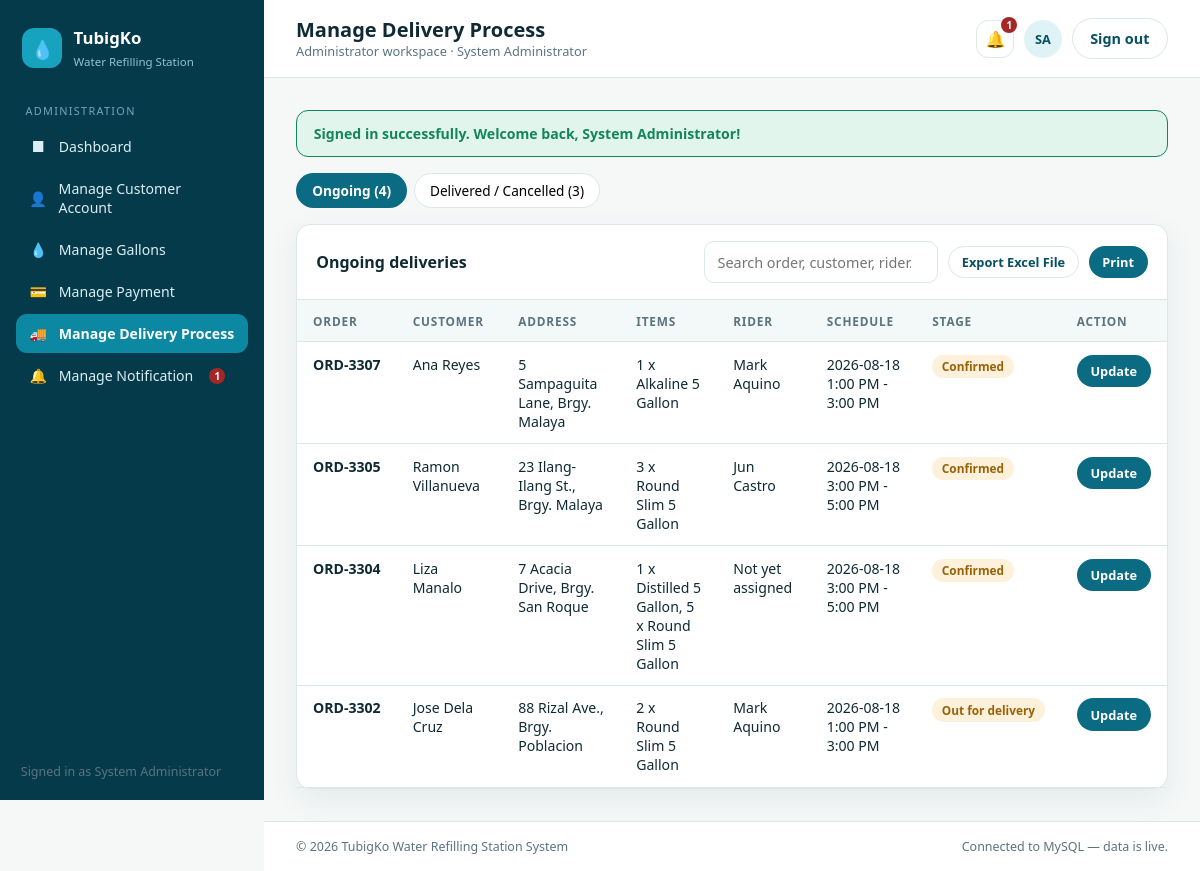
/admin/deliveries.php (signed in), run on the app's committed database.
### tables this page shows
CREATE TABLE IF NOT EXISTS users (
  id            INT AUTO_INCREMENT PRIMARY KEY,
  full_name     VARCHAR(100)    NOT NULL,
  username      VARCHAR(50)     NOT NULL UNIQUE,
  email         VARCHAR(100)    NOT NULL UNIQUE,
  password      VARCHAR(255)    NOT NULL,
  phone         VARCHAR(30)     DEFAULT NULL,
  address       TEXT            DEFAULT NULL,
  barangay      VARCHAR(100)    DEFAULT NULL,
  landmark      VARCHAR(150)    DEFAULT NULL,
  role          ENUM('admin','customer') NOT NULL DEFAULT 'customer',
  status        ENUM('active','inactive') NOT NULL DEFAULT 'active',
  created_at    TIMESTAMP       NOT NULL DEFAULT CURRENT_TIMESTAMP
);

CREATE TABLE IF NOT EXISTS deliveries (
  id                INT AUTO_INCREMENT PRIMARY KEY,
  order_code        VARCHAR(20)     NOT NULL UNIQUE,
  customer_id       INT             NOT NULL,
  delivery_address  TEXT            NOT NULL,
  delivery_date     DATE            NOT NULL,
  delivery_time     VARCHAR(40)     NOT NULL,
  rider             VARCHAR(100)    DEFAULT NULL,
  notes             TEXT            DEFAULT NULL,
  total_amount      DECIMAL(10,2)   NOT NULL DEFAULT 0,
  status            ENUM('pending','confirmed','out_for_delivery','delivered','cancelled') NOT NULL DEFAULT 'pending',
  created_at        TIMESTAMP       NOT NULL DEFAULT CURRENT_TIMESTAMP,
  updated_at        TIMESTAMP       NOT NULL DEFAULT CURRENT_TIMESTAMP ON UPDATE CURRENT_TIMESTAMP,
  CONSTRAINT fk_deliveries_customer FOREIGN KEY (customer_id) REFERENCES users(id) ON DELETE CASCADE,
  INDEX idx_deliveries_customer (customer_id),
  INDEX idx_deliveries_status (status)
);

### includes/auth.php (called while the page is built, shortened)
<?php
require_once __DIR__ . '/db.php';
function current_user(): ?array
{
    static $cached = null;
    static $loaded = false;
    if ($loaded) {
        return $cached;
    }
    $loaded = true;
    $cached = db_one('SELECT id, full_name, username, email, phone, address, barangay, landmark, role, status FROM users WHERE id = ?', [$_SESSION['user_id']]);
    return $cached;
}
function require_login(?string $role = null): void
{
    $user = current_user();
}
function flash_all(): array
{
    $flash = $_SESSION['flash'] ?? [];
    return $flash;
}

### includes/db.php (called while the page is built, shortened)
<?php
function db(): PDO
{
    static $pdo = null;
    if ($pdo instanceof PDO) {
        return $pdo;
    }
    $dsn = 'mysql:host=' . DB_HOST . ';port=' . DB_PORT . ';dbname=' . DB_NAME . ';charset=utf8mb4';
    try {
        $pdo = new PDO($dsn, DB_USER, DB_PASS, [
            PDO::ATTR_ERRMODE            => PDO::ERRMODE_EXCEPTION,
            PDO::ATTR_DEFAULT_FETCH_MODE => PDO::FETCH_ASSOC,
            PDO::ATTR_EMULATE_PREPARES   => false,
        ]);
    } catch (PDOException $e) {
        error_log('TubigKo DB connection failed: ' . $e->getMessage());
        http_response_code(500);
        die('The system is temporarily unavailable. Please try again in a moment.');
    }
    return $pdo;
}
function db_query(string $sql, array $params = []): array
{
    try {
        $stmt = db()->prepare($sql);
        $stmt->execute($params);
        return $stmt->fetchAll();
    } catch (PDOException $e) {
        error_log('TubigKo query failed: ' . $e->getMessage() . ' | SQL: ' . $sql);
        return [];
    }
}
function db_one(string $sql, array $params = []): ?array
{
    $rows = db_query($sql, $params);
    return $rows[0] ?? null;
}
function e(?string $value): string
{
    return htmlspecialchars((string)$value, ENT_QUOTES, 'UTF-8');
}

### includes/data.php (called while the page is built, shortened)
<?php
require_once __DIR__ . '/db.php';
function delivery_stage_label(string $status): string
{
    return match ($status) {
        'pending'          => 'Preparing',
        'confirmed'        => 'Confirmed',
        'out_for_delivery' => 'Out for delivery',
        'delivered'        => 'Received by customer',
        'cancelled'        => 'Cancelled',
        default            => ucfirst($status),
    };
}
function delivery_group_label(string $status): string
{
    return match ($status) {
        'delivered' => 'Delivered',
        'cancelled' => 'Cancelled',
        default     => 'Ongoing',
    };
}
function load_deliveries(?int $customerId = null): array
{
    $sql = "SELECT d.*, u.full_name AS customer_name
            FROM deliveries d
            JOIN users u ON u.id = d.customer_id";
    $params = [];
    $sql .= " ORDER BY d.created_at DESC";
    $rows = db_query($sql, $params);
    $out = [];
    foreach ($rows as $d) {
        $items = db_query('SELECT gallon_name, quantity FROM delivery_items WHERE delivery_id = ?', [$d['id']]);
        $itemsLabel = implode(', ', array_map(fn($i) => $i['quantity'] . ' x ' . $i['gallon_name'], $items));
        $out[] = [
            'db_id'      => (int)$d['id'],
            'id'         => $d['order_code'],
            'customer'   => $d['customer_name'],
            'customer_id'=> (int)$d['customer_id'],
            'address'    => $d['delivery_address'],
            'items'      => $itemsLabel !== '' ? $itemsLabel : '—',
            'rider'      => $d['rider'] ?: 'Not yet assigned',
            'scheduled'  => date('Y-m-d', strtotime($d['delivery_date'])) . ' ' . $d['delivery_time'],
            'notes'      => $d['notes'],
            'total'      => (float)$d['total_amount'],
            'raw_status' => $d['status'],
            'status'     => delivery_group_label($d['status']),
            'stage'      => delivery_stage_label($d['status']),
        ];
    }
    return $out;
}

### admin/deliveries.php (the view, shortened to what this page needs)
<?php
$BASE = '..'; $ROLE = 'admin'; $PAGE_TITLE = 'Manage Delivery Process';
require_once __DIR__ . '/../includes/auth.php';
require_login('admin');
require_once __DIR__ . '/../includes/data.php';
include __DIR__ . '/../includes/header.php';
$DELIVERIES = load_deliveries();
$ongoing = array_values(array_filter($DELIVERIES, fn($d) => $d['status'] === 'Ongoing'));
$delivered = array_values(array_filter($DELIVERIES, fn($d) => $d['status'] !== 'Ongoing'));
?>
<div class="tabs no-print" data-tabs="del">
  <button class="tab is-active" data-tab="ongoing">Ongoing (<?= count($ongoing) ?>)</button>
  <button class="tab" data-tab="delivered">Delivered / Cancelled (<?= count($delivered) ?>)</button>
</div>
<section class="card tabpanel" data-tabpanel="del" data-panel="ongoing" style="margin-top:1rem">
  <div class="card__head">
    <h3>Ongoing deliveries</h3>
    <div class="spacer toolbar no-print">
      <input type="search" data-search="ongoingTable" placeholder="Search order, customer, rider...">
      <button class="btn btn--ghost btn--sm" onclick="exportTable('ongoingTable','tubigko-ongoing-deliveries')">Export Excel File</button>
      <button class="btn btn--sm" onclick="printPage()">Print</button>
    </div>
  </div>
  <div class="table-wrap">
    <table id="ongoingTable">
      <thead><tr><th>Order</th><th>Customer</th><th>Address</th><th>Items</th><th>Rider</th><th>Schedule</th><th>Stage</th><th class="no-print">Action</th></tr></thead>
      <tbody>
      <?php foreach ($ongoing as $d): ?>
        <tr>
          <td><strong><?= e($d['id']) ?></strong></td><td><?= e($d['customer']) ?></td>
          <td><?= e($d['address']) ?></td><td><?= e($d['items']) ?></td>
          <td><?= e($d['rider']) ?></td><td><?= e($d['scheduled']) ?></td>
          <td data-status-cell><span class="badge badge--warn"><?= e($d['stage']) ?></span></td>
          <td class="no-print">
            <button class="btn btn--sm" onclick='openDeliveryUpdate(<?= (int)$d["db_id"] ?>, <?= json_encode($d["id"]) ?>, <?= json_encode($d["rider"] === "Not yet assigned" ? "" : $d["rider"]) ?>)'>Update</button>
          </td>
        </tr>
      <?php endforeach; ?>
      </tbody>
    </table>
  </div>
</section>
<?php include __DIR__ . '/../includes/footer.php'; ?>

### includes/header.php (shortened to what this page needs)
<?php
require_once __DIR__ . '/auth.php';
require_once __DIR__ . '/data.php';
$BASE = $BASE ?? '.';
$PAGE_TITLE = $PAGE_TITLE ?? 'Dashboard';
$ROLE = $ROLE ?? 'admin';
$__me = current_user();
$__initials = 'U';
if ($__me && trim($__me['full_name']) !== '') {
    $__parts = preg_split('/\s+/', trim($__me['full_name']));
    $__initials = strtoupper(substr($__parts[0], 0, 1) . substr(end($__parts), 0, 1));
}
$__unread = $__me ? (int)(db_one(
    'SELECT COUNT(*) AS c FROM notifications WHERE (user_id = ? OR user_id IS NULL) AND is_read = 0',
    [$__me['id']]
)['c'] ?? 0) : 0;
?>
<!DOCTYPE html>
<html lang="en">
<head>
<link rel="stylesheet" href="<?= $BASE ?>/assets/css/style.css">
</head>
<body class="app">
<div class="layout">
<?php include __DIR__ . '/sidebar.php'; ?>
  <main class="main">
    <header class="topbar">
      <div>
        <h1 class="topbar__title"><?= htmlspecialchars($PAGE_TITLE) ?></h1>
        <p class="topbar__sub"><?= $ROLE === 'admin' ? 'Administrator workspace' : 'Customer workspace' ?><?= $__me ? ' &middot; ' . e($__me['full_name']) : '' ?></p>
      </div>
      <div class="topbar__right">
        <a class="icon-btn" href="<?= $BASE ?>/<?= $ROLE ?>/notifications.php" aria-label="Notifications" style="position:relative">
          &#128276;<?php if ($__unread > 0): ?><span class="notif-count"><?= $__unread > 9 ? '9+' : $__unread ?></span><?php endif; ?>
        </a>
        <div class="avatar" aria-hidden="true"><?= e($__initials) ?></div>
        <a class="btn btn--ghost" href="<?= $BASE ?>/logout.php">Sign out</a>
      </div>
    </header>
    <div class="content">
      <?php foreach (flash_all() as $type => $msg): ?>
        <div class="flash flash--<?= e($type) ?>"><?= e($msg) ?></div>
      <?php endforeach; ?>

### includes/sidebar.php
<?php
$current = basename($_SERVER['PHP_SELF']);
$adminNav = [
  ['dashboard.php','Dashboard','&#9632;'],
  ['customers.php','Manage Customer Account','&#128100;'],
  ['gallons.php','Manage Gallons','&#128167;'],
  ['payments.php','Manage Payment','&#128179;'],
  ['deliveries.php','Manage Delivery Process','&#128666;'],
  ['notifications.php','Manage Notification','&#128276;'],
];
$customerNav = [
  ['gallons.php','Gallon','&#128167;'],
  ['payment.php','Payment','&#128179;'],
  ['delivery.php','Delivery Process','&#128666;'],
  ['notifications.php','Notification','&#128276;'],
];
$nav = $ROLE === 'admin' ? $adminNav : $customerNav;
?>
<aside class="side" id="sidebar">
  <a class="brand" href="<?= $BASE ?>/index.php">
    <span class="brand__mark">&#128167;</span>
    <span>
      <strong>TubigKo</strong>
      <small>Water Refilling Station</small>
    </span>
  </a>
  <nav class="nav">
    <p class="nav__label"><?= $ROLE === 'admin' ? 'Administration' : 'My Account' ?></p>
    <?php foreach ($nav as $item): ?>
      <a class="nav__link<?= $current === $item[0] ? ' is-active' : '' ?>" href="<?= $BASE ?>/<?= $ROLE ?>/<?= $item[0] ?>">
        <span class="nav__icon"><?= $item[2] ?></span><?= $item[1] ?><?php if ($item[0] === 'notifications.php' && !empty($__unread)): ?><span class="notif-count" style="position:static;margin-left:.4rem"><?= $__unread > 9 ? '9+' : $__unread ?></span><?php endif; ?>
      </a>
    <?php endforeach; ?>
  </nav>
  <div class="side__foot">
    <span class="muted" style="font-size:.78rem;padding:0 .3rem">Signed in as <?= isset($__me) && $__me ? e($__me['full_name']) : '' ?></span>
  </div>
</aside>

### data on the page
users: id "1", full_name "System Administrator", full_name "SA"
deliveries: order_code "ORD-3307", customer.full_name "Ana Reyes", delivery_address "5 Sampaguita Lane, Brgy. Malaya", items "1 x Alkaline 5 Gallon", rider "Mark Aquino", scheduled "2026-08-18 1:00 PM - 3:00 PM", stage "Confirmed"
deliveries: order_code "ORD-3305", customer.full_name "Ramon Villanueva", delivery_address "23 Ilang-Ilang St., Brgy. Malaya", items "3 x Round Slim 5 Gallon", rider "Jun Castro", scheduled "2026-08-18 3:00 PM - 5:00 PM", stage "Confirmed"
deliveries: order_code "ORD-3304", customer.full_name "Liza Manalo", delivery_address "7 Acacia Drive, Brgy. San Roque", items "1 x Distilled 5 Gallon, 5 x Round Slim 5 Gallon", rider "Not yet assigned", scheduled "2026-08-18 3:00 PM - 5:00 PM", stage "Confirmed"
deliveries: order_code "ORD-3302", customer.full_name "Jose Dela Cruz", delivery_address "88 Rizal Ave., Brgy. Poblacion", items "2 x Round Slim 5 Gallon", rider "Mark Aquino", scheduled "2026-08-18 1:00 PM - 3:00 PM", stage "Out for delivery"

### other printed values
$item[2] "■"
$item[1] "Dashboard"
$item[2] "👤"
$item[1] "Manage Customer Account"
$item[2] "💧"
$item[1] "Manage Gallons"
$item[2] "💳"
$item[1] "Manage Payment"
$item[2] "🚚"
$item[1] "Manage Delivery Process"
$item[2] "🔔"
$item[1] "Manage Notification"
$PAGE_TITLE "Manage Delivery Process"
$msg "Signed in successfully. Welcome back, System Administrator!"
count($ongoing) "4"
